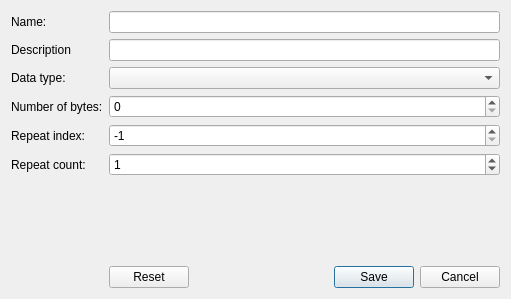
<?xml version="1.0" encoding="UTF-8"?>
<ui version="4.0">
 <class>ItemEditorDialog</class>
 <widget class="QDialog" name="ItemEditorDialog">
  <property name="geometry">
   <rect>
    <x>0</x>
    <y>0</y>
    <width>511</width>
    <height>299</height>
   </rect>
  </property>
  <property name="windowTitle">
   <string>Add or edit item</string>
  </property>
  <layout class="QGridLayout" name="gridLayout">
   <item row="0" column="2">
    <widget class="QLineEdit" name="txtName"/>
   </item>
   <item row="2" column="2">
    <widget class="QComboBox" name="cmbDataType"/>
   </item>
   <item row="1" column="0">
    <widget class="QLabel" name="lblDescription">
     <property name="text">
      <string>Description</string>
     </property>
    </widget>
   </item>
   <item row="7" column="2">
    <widget class="QDialogButtonBox" name="buttonBox">
     <property name="orientation">
      <enum>Qt::Horizontal</enum>
     </property>
     <property name="standardButtons">
      <set>QDialogButtonBox::Cancel|QDialogButtonBox::Reset|QDialogButtonBox::Save</set>
     </property>
    </widget>
   </item>
   <item row="6" column="2">
    <spacer name="verticalSpacer">
     <property name="orientation">
      <enum>Qt::Vertical</enum>
     </property>
     <property name="sizeHint" stdset="0">
      <size>
       <width>20</width>
       <height>40</height>
      </size>
     </property>
    </spacer>
   </item>
   <item row="3" column="2">
    <widget class="QSpinBox" name="spnNrOfBytes">
     <property name="maximum">
      <number>999999</number>
     </property>
    </widget>
   </item>
   <item row="4" column="0">
    <widget class="QLabel" name="lblRepeatIndex">
     <property name="text">
      <string>Repeat index:</string>
     </property>
    </widget>
   </item>
   <item row="0" column="0">
    <widget class="QLabel" name="lblName">
     <property name="text">
      <string>Name:</string>
     </property>
    </widget>
   </item>
   <item row="3" column="0">
    <widget class="QLabel" name="lblNrOfBytes">
     <property name="text">
      <string>Number of bytes:</string>
     </property>
    </widget>
   </item>
   <item row="1" column="2">
    <widget class="QLineEdit" name="txtDescription"/>
   </item>
   <item row="2" column="0">
    <widget class="QLabel" name="lblDataType">
     <property name="text">
      <string>Data type:</string>
     </property>
    </widget>
   </item>
   <item row="5" column="0">
    <widget class="QLabel" name="lblRepeatCount">
     <property name="text">
      <string>Repeat count:</string>
     </property>
    </widget>
   </item>
   <item row="4" column="2">
    <widget class="QSpinBox" name="spnRepeatIndex">
     <property name="minimum">
      <number>-1</number>
     </property>
     <property name="maximum">
      <number>9999</number>
     </property>
     <property name="value">
      <number>-1</number>
     </property>
    </widget>
   </item>
   <item row="5" column="2">
    <widget class="QSpinBox" name="spnRepeatCount">
     <property name="maximum">
      <number>9999</number>
     </property>
     <property name="value">
      <number>1</number>
     </property>
    </widget>
   </item>
  </layout>
 </widget>
 <resources/>
 <connections>
  <connection>
   <sender>buttonBox</sender>
   <signal>accepted()</signal>
   <receiver>ItemEditorDialog</receiver>
   <slot>accept()</slot>
   <hints>
    <hint type="sourcelabel">
     <x>248</x>
     <y>254</y>
    </hint>
    <hint type="destinationlabel">
     <x>157</x>
     <y>274</y>
    </hint>
   </hints>
  </connection>
  <connection>
   <sender>buttonBox</sender>
   <signal>rejected()</signal>
   <receiver>ItemEditorDialog</receiver>
   <slot>reject()</slot>
   <hints>
    <hint type="sourcelabel">
     <x>316</x>
     <y>260</y>
    </hint>
    <hint type="destinationlabel">
     <x>286</x>
     <y>274</y>
    </hint>
   </hints>
  </connection>
 </connections>
</ui>
